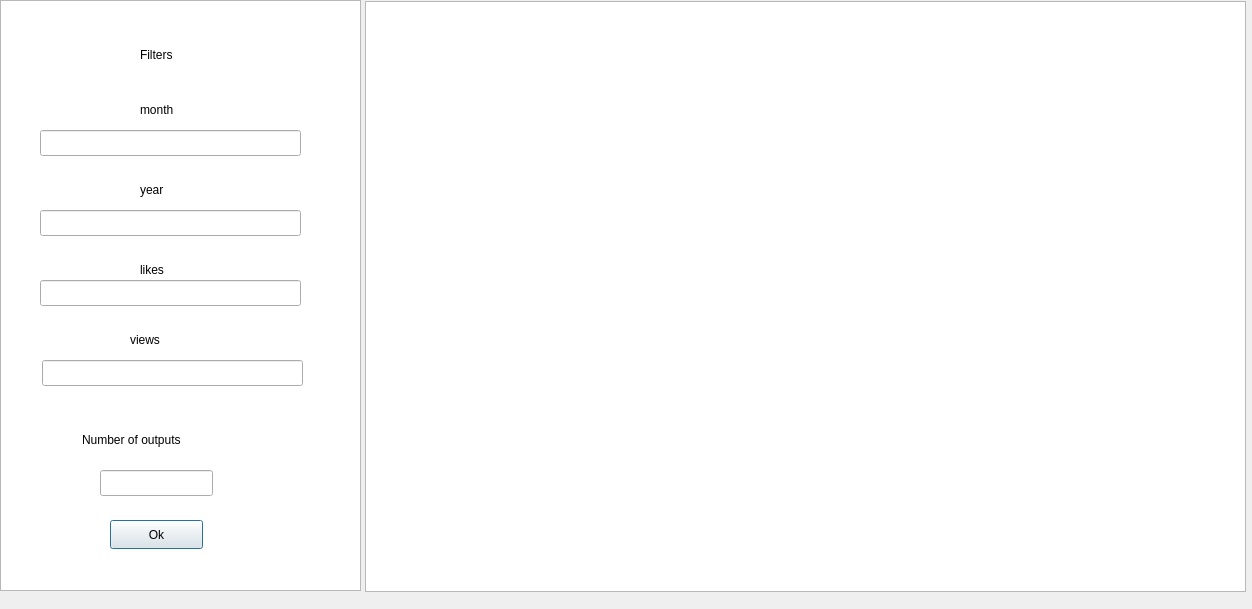
<?xml version="1.0" encoding="UTF-8"?>
<ui version="4.0">
 <class>FilterWindow</class>
 <widget class="QDialog" name="FilterWindow">
  <property name="geometry">
   <rect>
    <x>0</x>
    <y>0</y>
    <width>1252</width>
    <height>609</height>
   </rect>
  </property>
  <property name="windowTitle">
   <string>Dialog</string>
  </property>
  <widget class="QTextEdit" name="textEdit">
   <property name="geometry">
    <rect>
     <x>0</x>
     <y>0</y>
     <width>361</width>
     <height>591</height>
    </rect>
   </property>
  </widget>
  <widget class="QLabel" name="label">
   <property name="geometry">
    <rect>
     <x>140</x>
     <y>29</y>
     <width>61</width>
     <height>51</height>
    </rect>
   </property>
   <property name="text">
    <string>Filters</string>
   </property>
  </widget>
  <widget class="QLineEdit" name="lineEdit">
   <property name="geometry">
    <rect>
     <x>40</x>
     <y>130</y>
     <width>261</width>
     <height>26</height>
    </rect>
   </property>
  </widget>
  <widget class="QLabel" name="label_2">
   <property name="geometry">
    <rect>
     <x>140</x>
     <y>100</y>
     <width>63</width>
     <height>20</height>
    </rect>
   </property>
   <property name="text">
    <string>month</string>
   </property>
  </widget>
  <widget class="QLabel" name="label_3">
   <property name="geometry">
    <rect>
     <x>140</x>
     <y>180</y>
     <width>63</width>
     <height>20</height>
    </rect>
   </property>
   <property name="text">
    <string>year</string>
   </property>
  </widget>
  <widget class="QLineEdit" name="lineEdit_2">
   <property name="geometry">
    <rect>
     <x>40</x>
     <y>210</y>
     <width>261</width>
     <height>26</height>
    </rect>
   </property>
  </widget>
  <widget class="QLabel" name="label_4">
   <property name="geometry">
    <rect>
     <x>140</x>
     <y>260</y>
     <width>63</width>
     <height>20</height>
    </rect>
   </property>
   <property name="text">
    <string>likes</string>
   </property>
  </widget>
  <widget class="QLineEdit" name="lineEdit_3">
   <property name="geometry">
    <rect>
     <x>40</x>
     <y>280</y>
     <width>261</width>
     <height>26</height>
    </rect>
   </property>
  </widget>
  <widget class="QPushButton" name="pushButton">
   <property name="geometry">
    <rect>
     <x>110</x>
     <y>520</y>
     <width>93</width>
     <height>29</height>
    </rect>
   </property>
   <property name="text">
    <string>Ok</string>
   </property>
  </widget>
  <widget class="QLabel" name="label_5">
   <property name="geometry">
    <rect>
     <x>130</x>
     <y>330</y>
     <width>63</width>
     <height>20</height>
    </rect>
   </property>
   <property name="text">
    <string>views</string>
   </property>
  </widget>
  <widget class="QLineEdit" name="lineEdit_4">
   <property name="geometry">
    <rect>
     <x>42</x>
     <y>360</y>
     <width>261</width>
     <height>26</height>
    </rect>
   </property>
  </widget>
  <widget class="QTableView" name="tableView">
   <property name="geometry">
    <rect>
     <x>365</x>
     <y>1</y>
     <width>881</width>
     <height>591</height>
    </rect>
   </property>
  </widget>
  <widget class="QLineEdit" name="lineEdit_5">
   <property name="geometry">
    <rect>
     <x>100</x>
     <y>470</y>
     <width>113</width>
     <height>26</height>
    </rect>
   </property>
  </widget>
  <widget class="QLabel" name="label_6">
   <property name="geometry">
    <rect>
     <x>82</x>
     <y>430</y>
     <width>141</width>
     <height>20</height>
    </rect>
   </property>
   <property name="text">
    <string>Number of outputs</string>
   </property>
  </widget>
 </widget>
 <resources/>
 <connections/>
</ui>
